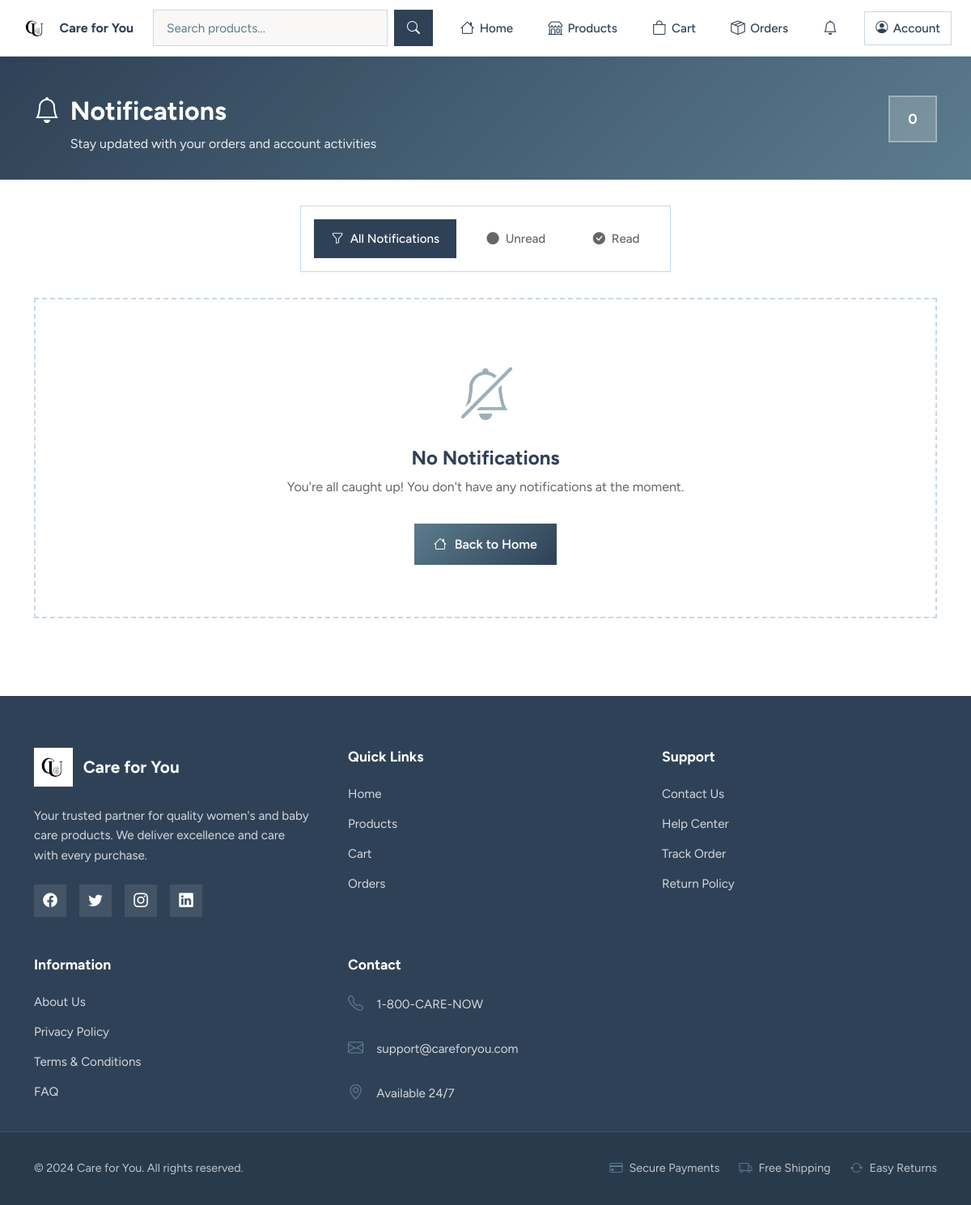
/notifications/ (signed in), run on an earlier commit of the app's database.
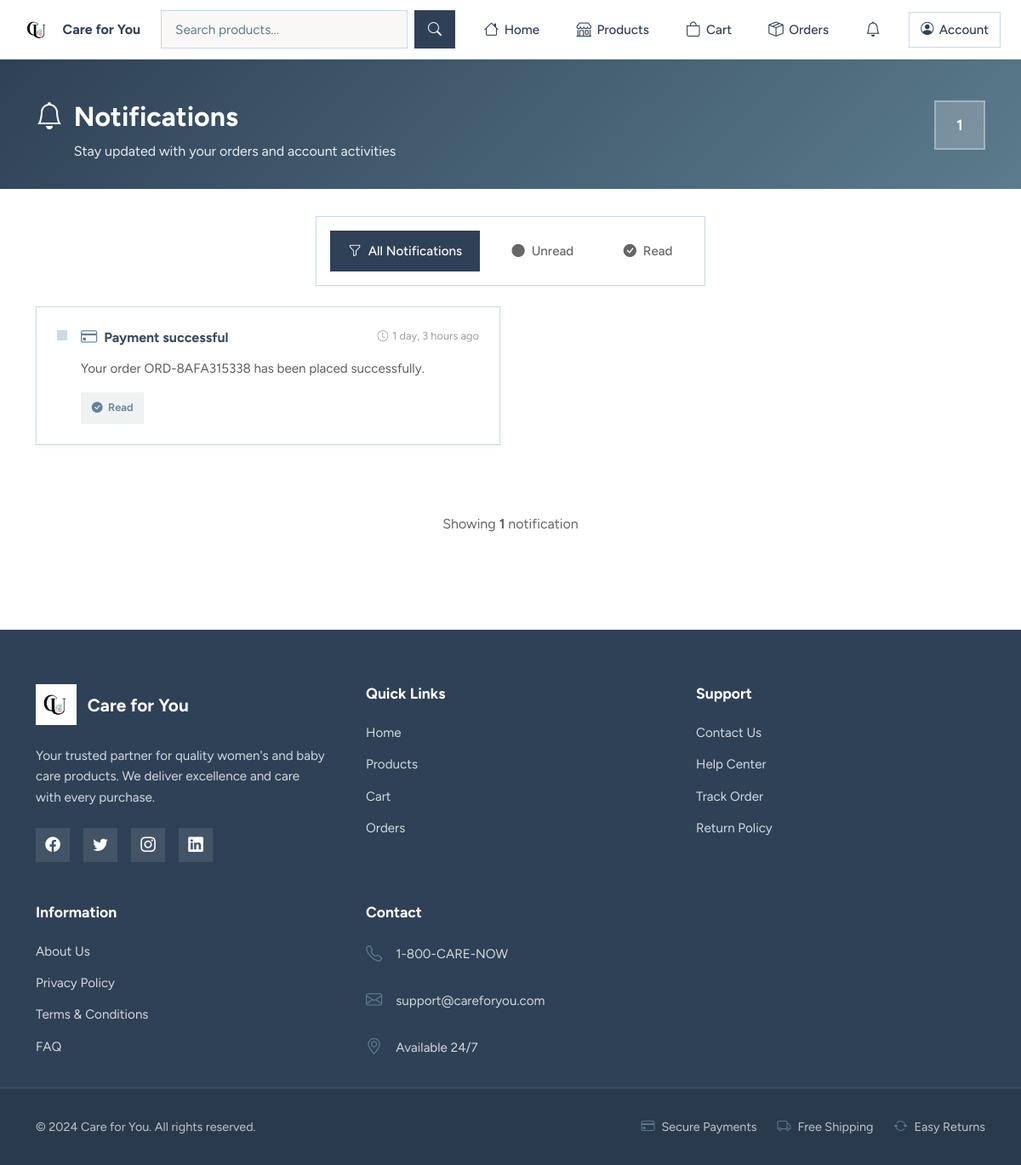
And on a later commit of the database.
### apps/notifications_app/models.py (models this page shows, shortened)
class Notification(models.Model):
    TYPE_CHOICES = [
        ("order_update", "Order Update"),
        ("new_offer", "New Offer"),
        ("restock", "Product Restock"),
    ]
    user = models.ForeignKey(User, on_delete=models.CASCADE, related_name="notifications")
    title = models.CharField(max_length=120)
    message = models.TextField()
    notification_type = models.CharField(max_length=30, choices=TYPE_CHOICES)
    is_read = models.BooleanField(default=False)
    created_at = models.DateTimeField(auto_now_add=True)
    class Meta:
        ordering = ["-created_at"]

### apps/notifications_app/views.py (the view)
# urls.py: path("", NotificationListView.as_view(), name="list"),
class NotificationListView(LoginRequiredMixin, ListView):
    model = Notification
    template_name = "notifications/notification_list.html"
    context_object_name = "notifications"
    def get_queryset(self):
        return Notification.objects.filter(user=self.request.user)

### apps/accounts/authentication.py (called while the page is built)
    def get_user(self, user_id):
        try:
            return User.objects.get(pk=user_id)
        except User.DoesNotExist:
            return None

### apps/notifications_app/templatetags/notification_filters.py (called while the page is built)
@register.filter
def unread_count(user):
    if user and user.is_authenticated:
        return user.notifications.filter(is_read=False).count()
    return 0

### templates/notifications/notification_list.html (shortened to what the changed rows need)
{% extends 'base.html' %}
{% block content %}
<div class="notifications-header">
    <div class="container-lg">
        <div class="header-content">
            <div>
                <h1 class="notifications-title">
                    <i class="bi bi-bell"></i> Notifications
                </h1>
            </div>
            <div class="notifications-count">
                <span class="count-badge">{{ notifications|length }}</span>
            </div>
        </div>
    </div>
</div>
<div class="container-lg notifications-container">
    {% if notifications %}
        <div class="notifications-grid">
            {% for note in notifications %}
                <div class="notification-card {% if not note.is_read %}unread{% else %}read{% endif %}" data-status="{% if not note.is_read %}unread{% else %}read{% endif %}">
                    <div class="notification-status">
                        {% if not note.is_read %}
                            <div class="status-dot unread-dot" title="Unread"></div>
                        {% else %}
                            <div class="status-dot read-dot" title="Read"></div>
                        {% endif %}
                    </div>
                    <div class="notification-content">
                        <div class="notification-header">
                            <h5 class="notification-title">
                                {% if "order" in note.title|lower %}
                                    <i class="bi bi-bag-check"></i>
                                {% elif "payment" in note.title|lower %}
                                    <i class="bi bi-credit-card"></i>
                                {% elif "delivery" in note.title|lower %}
                                    <i class="bi bi-truck"></i>
                                {% elif "account" in note.title|lower %}
                                    <i class="bi bi-person-check"></i>
                                {% else %}
                                    <i class="bi bi-info-circle"></i>
                                {% endif %}
                                {{ note.title }}
                            </h5>
                            <span class="notification-time">
                                <i class="bi bi-clock"></i> {{ note.created_at|timesince }} ago
                            </span>
                        </div>
                        <p class="notification-message">{{ note.message }}</p>
                        {% if not note.is_read %}
                            <div class="notification-actions">
                                <form method="post" action="{% url 'notifications:mark_read' note.pk %}" class="mark-read-form">
                                    {% csrf_token %}
                                    <button type="submit" class="btn-mark-read">
                                        <i class="bi bi-check"></i> Mark as Read
                                    </button>
                                </form>
                            </div>
                        {% else %}
                            <div class="notification-actions">
                                <span class="badge-read">
                                    <i class="bi bi-check-circle-fill"></i> Read
                                </span>
                            </div>
                        {% endif %}
                    </div>
                </div>
            {% endfor %}
        </div>
        <div class="notifications-info">
            <p>Showing <strong>{{ notifications|length }}</strong> notification{{ notifications|length|pluralize }}</p>
        </div>
    {% else %}
        <div class="empty-state">
            <div class="empty-icon">
                <i class="bi bi-bell-slash"></i>
            </div>
            <h2>No Notifications</h2>
            <p>You're all caught up! You don't have any notifications at the moment.</p>
            <a href="{% url 'home' %}" class="btn-back-home">
                <i class="bi bi-house"></i> Back to Home
            </a>
        </div>
    {% endif %}
</div>
{% endblock %}

What changed in the data, as far as the page shows it:
added Notification: is_read True (drawn), title "Payment successful", created_at "1 day, 3 hours", message "Your order ORD-8AFA315338 has been placed successfully."
Also different on the page:
{{ notifications|length }}: "0" → "1"
{{ notifications|length }}: (not shown) → "1"
text no longer shown: "No Notifications You're all caught up! You don't have any notifications at the moment. Back to Home"
text now shown: "Showing notification"
